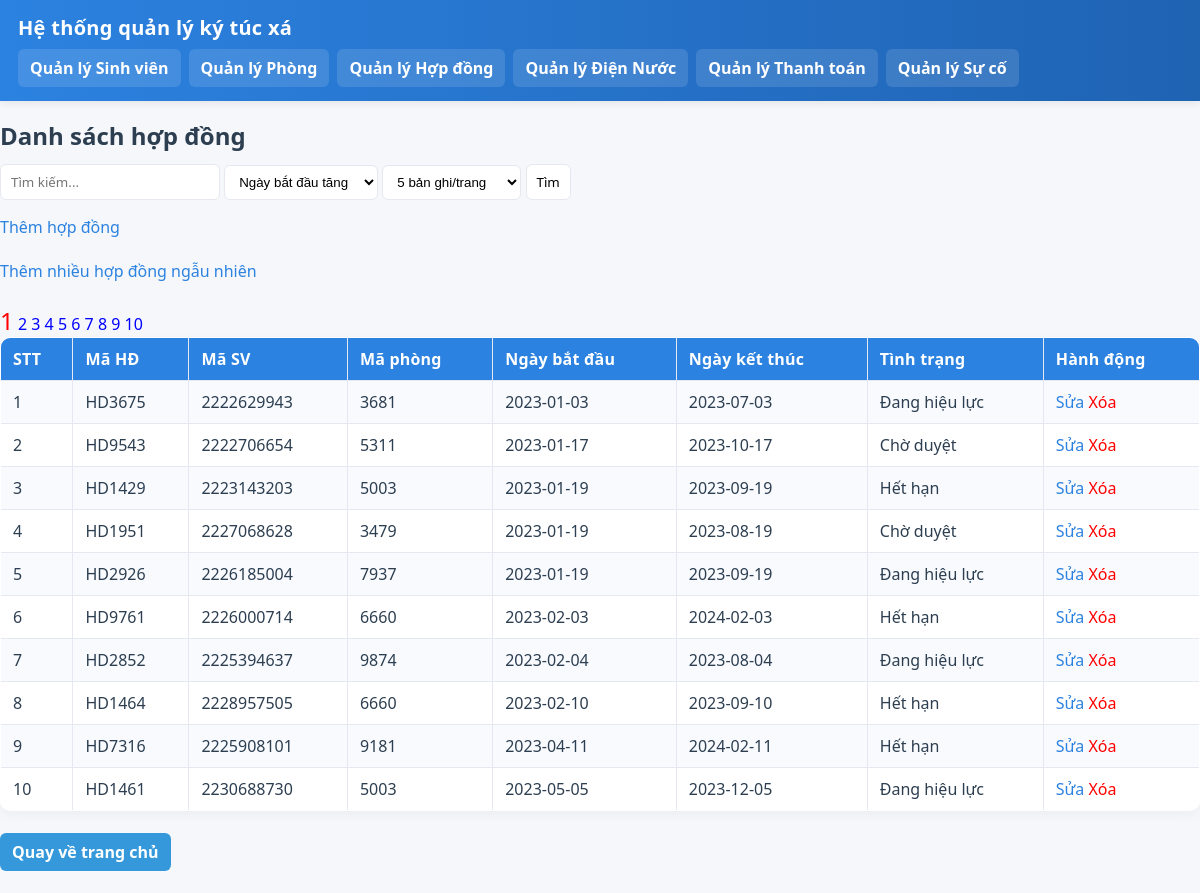
Before: /hopdong/index.php with the older database file.
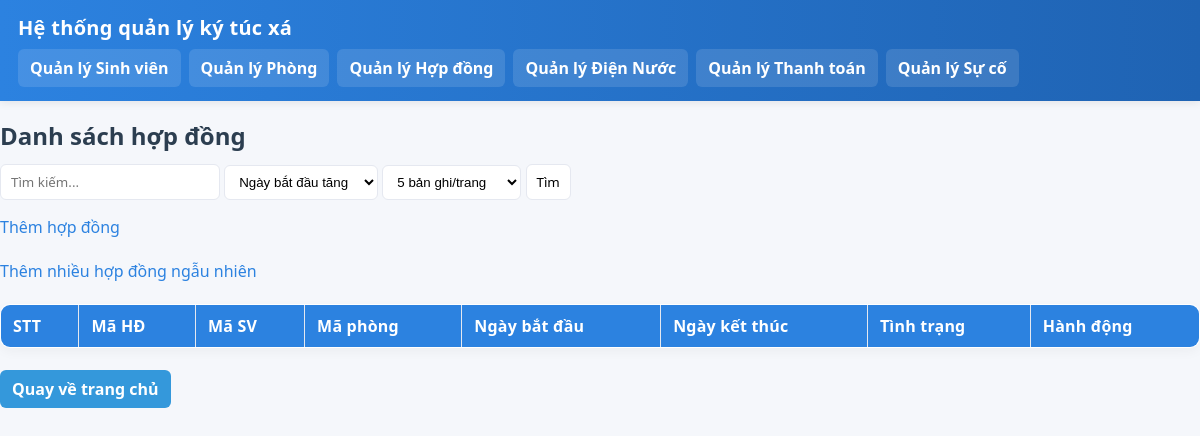
After: the same page with the newer database file.
### tables this page shows
CREATE TABLE `hopdong` (
  `MaHD` varchar(20) NOT NULL,
  `MaSV` varchar(20) DEFAULT NULL,
  `MaPhong` varchar(20) DEFAULT NULL,
  `NgayBD` date DEFAULT NULL,
  `NgayKT` date DEFAULT NULL,
  `TinhTrang` varchar(30) DEFAULT NULL
);

### hopdong/index.php (the view, shortened to what this page needs)
<?php include "../menu.php"; ?>
<?php include "../db.php"; ?>
<h2>Danh sách hợp đồng</h2>
<form method="GET">
    <input type="text" name="q" placeholder="Tìm kiếm..." value="<?php echo isset($_GET['q']) ? $_GET['q'] : '' ?>">
    <select name="order">
        <option value="ASC"  <?php if(isset($_GET['order']) && $_GET['order']=="ASC") echo "selected"; ?>>Ngày bắt đầu tăng</option>
    </select>
    <select name="ppage">
        <?php
            $opts = [5, 10, 20, 30];
            foreach($opts as $o){
                $sel = (isset($_GET['ppage']) && $_GET['ppage'] == $o) ? "selected" : "";
                echo "<option value='$o' $sel>$o bản ghi/trang</option>";
            }
        ?>
    </select>
    <input type="submit" name="btnSubmit" value="Tìm">
</form>
<a href="add.php">Thêm hợp đồng</a><br><br>
<a href="themhopdong.php">Thêm nhiều hợp đồng ngẫu nhiên</a><br><br>
<?php
$order = "ORDER BY NgayBD ASC";
if(isset($_GET['order'])){
    if($_GET['order'] == "ASC")  $order = "ORDER BY NgayBD ASC";
    if($_GET['order'] == "DESC") $order = "ORDER BY NgayBD DESC";
}else{
    $order = "ORDER BY NgayBD ASC";
}
$p = isset($_GET['p']) ? (int)$_GET['p'] : 1;
$ppage = isset($_GET['ppage']) ? (int)$_GET['ppage'] : 10;
$start = ($p - 1) * $ppage;
$limit = "LIMIT $start, $ppage";
$q = isset($_GET['q']) ? str_replace("'","", $_GET['q']) : "";
$sqlPage = "
SELECT MaHD FROM HopDong
WHERE MaHD LIKE '%$q%' OR MaSV LIKE '%$q%' OR MaPhong LIKE '%$q%'
";
$resultPage = $conn->query($sqlPage);
$totalPage = ceil($resultPage->num_rows / $ppage);
$od = isset($_GET['order']) ? $_GET['order'] : "";
for($i=1; $i<=$totalPage; $i++){
    if($i == $p){
        echo "<a href='?q=$q&order=$od&p=$i&ppage=$ppage' style='color:red;font-size:150%'>$i</a> ";
    }else{
        echo "<a href='?q=$q&order=$od&p=$i&ppage=$ppage' style='color:blue;text-decoration:none'>$i</a> ";
    }
}
$sql = "
SELECT MaHD, MaSV, MaPhong, NgayBD, NgayKT, TinhTrang
FROM HopDong
WHERE MaHD LIKE '%$q%' OR MaSV LIKE '%$q%' OR MaPhong LIKE '%$q%'
$order
$limit
";
$result = $conn->query($sql);
echo "<table border='1' width='100%' cellpadding='8'>
<tr>
    <th>STT</th>
    <th>Mã HĐ</th>
    <th>Mã SV</th>
    <th>Mã phòng</th>
    <th>Ngày bắt đầu</th>
    <th>Ngày kết thúc</th>
    <th>Tình trạng</th>
    <th>Hành động</th>
</tr>
";
$stt = $start + 1;
while($row = $result->fetch_assoc()){
    echo "
    <tr>
        <td>$stt</td>
        <td>{$row['MaHD']}</td>
        <td>{$row['MaSV']}</td>
        <td>{$row['MaPhong']}</td>
        <td>{$row['NgayBD']}</td>
        <td>{$row['NgayKT']}</td>
        <td>{$row['TinhTrang']}</td>
        <td>
            <a href='edit.php?MaHD={$row['MaHD']}'>Sửa</a>
            <a href='delete.php?MaHD={$row['MaHD']}' onclick=\"return confirm('Xóa hợp đồng?')\" style='color:red;'>Xóa</a>
        </td>
    </tr>
    ";
    $stt++;
}
echo "</table>";
?>
<a href="../index.php" style="
    display: inline-block;
    padding: 8px 12px;
    background: #3498db;
    color: white;
    text-decoration: none;
    border-radius: 6px;
    font-weight: bold;
">Quay về trang chủ</a>

Changed rows visible on the page:
removed hopdong: MaHD "HD3675", MaSV "2222629943", MaPhong "3681", NgayBD "2023-01-03", NgayKT "2023-07-03", TinhTrang "Đang hiệu lực"
removed hopdong: MaHD "HD9543", MaSV "2222706654", MaPhong "5311", NgayBD "2023-01-17", NgayKT "2023-10-17", TinhTrang "Chờ duyệt"
removed hopdong: MaHD "HD1429", MaSV "2223143203", MaPhong "5003", NgayBD "2023-01-19", NgayKT "2023-09-19", TinhTrang "Hết hạn"
removed hopdong: MaHD "HD1951", MaSV "2227068628", MaPhong "3479", NgayBD "2023-01-19", NgayKT "2023-08-19", TinhTrang "Chờ duyệt"
removed hopdong: MaHD "HD2926", MaSV "2226185004", MaPhong "7937", NgayBD "2023-01-19", NgayKT "2023-09-19", TinhTrang "Đang hiệu lực"
removed hopdong: MaHD "HD9761", MaSV "2226000714", MaPhong "6660", NgayBD "2023-02-03", NgayKT "2024-02-03", TinhTrang "Hết hạn"
removed hopdong: MaHD "HD2852", MaSV "2225394637", MaPhong "9874", NgayBD "2023-02-04", NgayKT "2023-08-04", TinhTrang "Đang hiệu lực"
removed hopdong: MaHD "HD1464", MaSV "2228957505", MaPhong "6660", NgayBD "2023-02-10", NgayKT "2023-09-10", TinhTrang "Hết hạn"
removed hopdong: MaHD "HD7316", MaSV "2225908101", MaPhong "9181", NgayBD "2023-04-11", NgayKT "2024-02-11", TinhTrang "Hết hạn"
removed hopdong: MaHD "HD1461", MaSV "2230688730", MaPhong "5003", NgayBD "2023-05-05", NgayKT "2023-12-05", TinhTrang "Đang hiệu lực"
Other visible differences:
list line gone: "1"
list line gone: "2"
list line gone: "3"
list line gone: "4"
list line gone: "5"
list line gone: "6"
list line gone: "7"
list line gone: "8"
list line gone: "9"
list line gone: "10"
